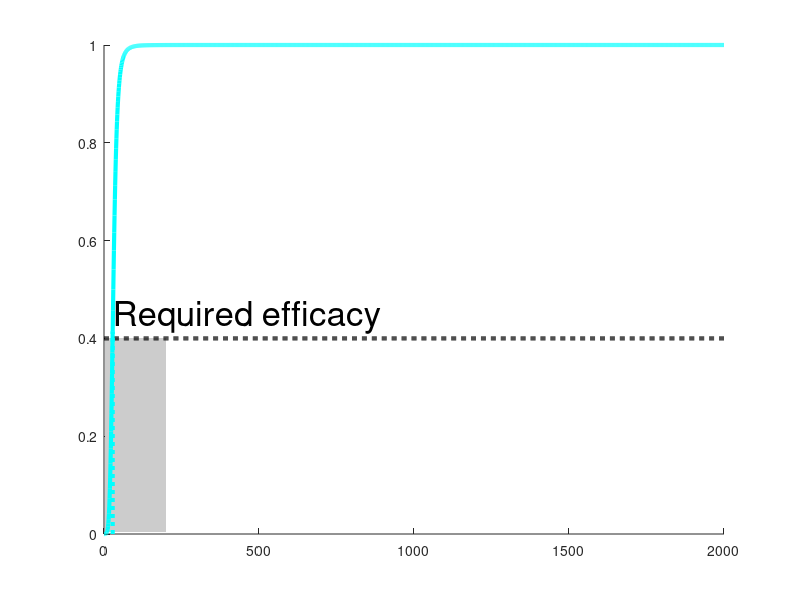

Here is the MATLAB script that generated this plot: (Note: this script raises an error after producing the figure.)
clear all

% Add Paths

% Dose-Response Function
% p = [max min IC50 hill]
DRFun = @(p,dose) p(2) + (p(1)-p(2)) ./ (1 + (p(3)./dose).^p(4));

efficacyParam = [1,0,30,5];

% Calc new param for one patient
ax = gca; hold on
dose = 0:1:2000;
for i = 1:length(dose)
    efficacy(i)  = DRFun(efficacyParam, dose(i));
end

% Our limit for "minimal efficacy"
limit = 0.40;

% Plot Normal and Bad Area
fill(ax,[4.05,4.05,200,200], [limit,0.0045,0.0045,limit],[.8,.8,.8], 'edgecolor','none')


% Plot limit
plot(ax,dose,ones(size(dose))*limit,'k--','linewidth',3);
text(31,0.445, {'Required efficacy'}, 'fontsize',25)
% Coalc srossing with limit
[~,cross1] = min(abs(efficacy-limit));
% Plot crossin line
plot(ax, [cross1-1,cross1-1], [0,efficacy(cross1)], ':', 'color',[ 0 1 1], 'linewidth',3);

% Plot All Max ki
% plot(ax,ones(1,nPat), oldKi, 'ko', 'markerfacecolor',markusColor(1), 'markersize',10);

% Plot dosepresonse for efficacy
plot(ax, dose,efficacy, '-', 'color',[0 1 1], 'linewidth',3);

% Make Figure Pretty
ax.FontSize = 25;      
ax.XLim = [4 200];     ax.YLim = [0 1];
ax.TickDir = 'out';      ax.LineWidth = 3;
ax.XColor = 'black';     ax.YColor = 'black';
ax.FontName = 'Arial';   ax.FontWeight = 'Bold';
ax.XScale = 'log';
ax.YTick = 0:0.5:1.;     ax.YTickLabel = {'0','50','100'};
ax.XTick = ([4 10 100]);        ax.XTickLabel = {'0','10^1','10^2'};

%title('Prediction of Liver Function', 'fontweight','bold', 'fontsize',22)
ylabel('Efficacy (% Max)'); 
xlabel('Dose (mg/kg)')


% Add X-Axis Break
annotation('rectangle', [0.16,0.152,  0.021,0.02],'facecolor',[.8,.8,.8], 'edgecolor','none');
annotation('rectangle', [0.16,0.132,  0.021,0.02],'facecolor','w'       , 'edgecolor','none');
annotation('line',      [0.17,0.15], [0.18,0.13], 'linewidth',3);
annotation('line',      [0.19,0.17], [0.18,0.13], 'linewidth',3);


